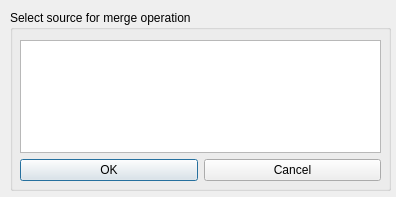
<?xml version="1.0" encoding="UTF-8"?>
<ui version="4.0">
 <class>SourceSelectionDialog</class>
 <widget class="QDialog" name="SourceSelectionDialog">
  <property name="windowModality">
   <enum>Qt::WindowModal</enum>
  </property>
  <property name="enabled">
   <bool>true</bool>
  </property>
  <property name="geometry">
   <rect>
    <x>0</x>
    <y>0</y>
    <width>396</width>
    <height>197</height>
   </rect>
  </property>
  <property name="windowTitle">
   <string>Dialog</string>
  </property>
  <property name="modal">
   <bool>true</bool>
  </property>
  <widget class="QGroupBox" name="groupBox">
   <property name="geometry">
    <rect>
     <x>10</x>
     <y>10</y>
     <width>381</width>
     <height>181</height>
    </rect>
   </property>
   <property name="title">
    <string>Select source for merge operation</string>
   </property>
   <widget class="QWidget" name="">
    <property name="geometry">
     <rect>
      <x>10</x>
      <y>30</y>
      <width>361</width>
      <height>141</height>
     </rect>
    </property>
    <layout class="QGridLayout" name="gridLayout">
     <item row="0" column="0" colspan="2">
      <widget class="QListWidget" name="listWidget"/>
     </item>
     <item row="1" column="0">
      <widget class="QPushButton" name="ok_button">
       <property name="text">
        <string>OK</string>
       </property>
      </widget>
     </item>
     <item row="1" column="1">
      <widget class="QPushButton" name="cancel_button">
       <property name="text">
        <string>Cancel</string>
       </property>
      </widget>
     </item>
    </layout>
   </widget>
  </widget>
 </widget>
 <resources/>
 <connections/>
</ui>
